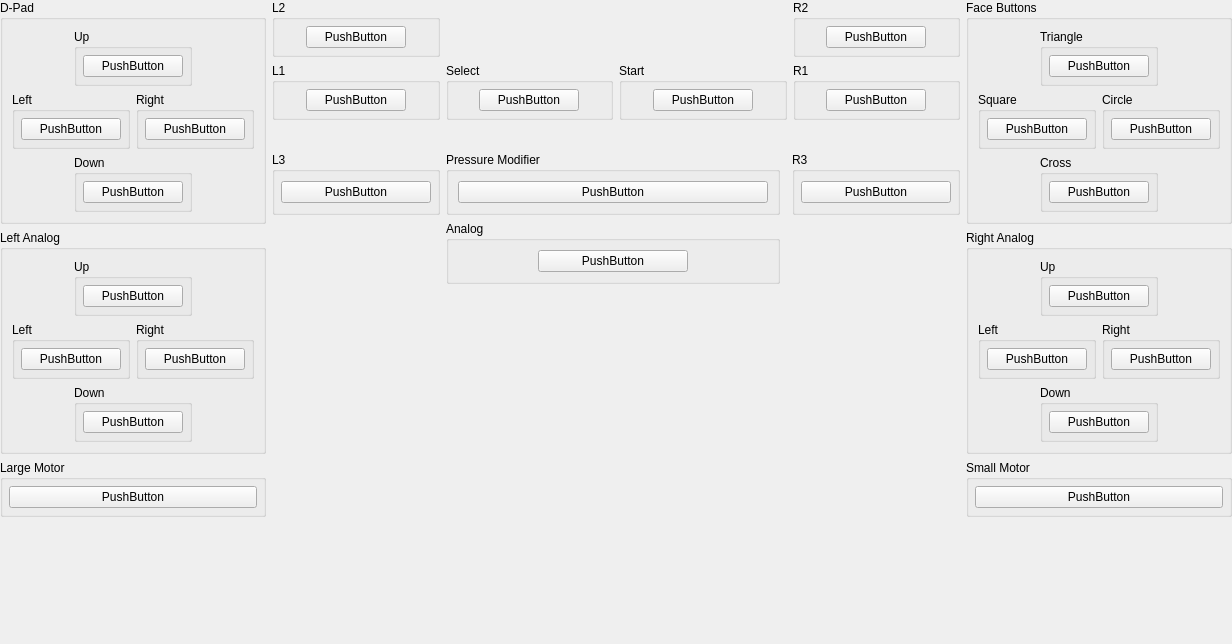
<?xml version="1.0" encoding="UTF-8"?>
<ui version="4.0">
 <class>ControllerBindingWidget_DualShock2</class>
 <widget class="QWidget" name="ControllerBindingWidget_DualShock2">
  <property name="geometry">
   <rect>
    <x>0</x>
    <y>0</y>
    <width>1232</width>
    <height>644</height>
   </rect>
  </property>
  <property name="sizePolicy">
   <sizepolicy hsizetype="MinimumExpanding" vsizetype="Preferred">
    <horstretch>0</horstretch>
    <verstretch>0</verstretch>
   </sizepolicy>
  </property>
  <property name="minimumSize">
   <size>
    <width>1100</width>
    <height>500</height>
   </size>
  </property>
  <layout class="QGridLayout" name="gridLayout_35">
   <property name="leftMargin">
    <number>0</number>
   </property>
   <property name="topMargin">
    <number>0</number>
   </property>
   <property name="rightMargin">
    <number>0</number>
   </property>
   <property name="bottomMargin">
    <number>0</number>
   </property>
   <item row="0" column="0" rowspan="3">
    <layout class="QVBoxLayout" name="verticalLayout_2">
     <item>
      <widget class="QGroupBox" name="groupBox">
       <property name="title">
        <string extracomment="Try to use Sony's official terminology for this. A good place to start would be in the console or the DualShock 2's manual. If this element was officially translated to your language by Sony in later DualShocks, you may use that term.">D-Pad</string>
       </property>
       <layout class="QGridLayout" name="gridLayout_5">
        <item row="3" column="1" colspan="2">
         <widget class="QGroupBox" name="groupBox_5">
          <property name="title">
           <string>Down</string>
          </property>
          <layout class="QGridLayout" name="gridLayout_4">
           <property name="leftMargin">
            <number>6</number>
           </property>
           <property name="topMargin">
            <number>6</number>
           </property>
           <property name="rightMargin">
            <number>6</number>
           </property>
           <property name="bottomMargin">
            <number>6</number>
           </property>
           <item row="0" column="0">
            <widget class="InputBindingWidget" name="Down">
             <property name="minimumSize">
              <size>
               <width>100</width>
               <height>0</height>
              </size>
             </property>
             <property name="maximumSize">
              <size>
               <width>100</width>
               <height>16777215</height>
              </size>
             </property>
             <property name="text">
              <string notr="true">PushButton</string>
             </property>
            </widget>
           </item>
          </layout>
         </widget>
        </item>
        <item row="2" column="0" colspan="2">
         <widget class="QGroupBox" name="groupBox_3">
          <property name="title">
           <string>Left</string>
          </property>
          <layout class="QGridLayout" name="gridLayout_2">
           <property name="leftMargin">
            <number>6</number>
           </property>
           <property name="topMargin">
            <number>6</number>
           </property>
           <property name="rightMargin">
            <number>6</number>
           </property>
           <property name="bottomMargin">
            <number>6</number>
           </property>
           <item row="0" column="0">
            <widget class="InputBindingWidget" name="Left">
             <property name="minimumSize">
              <size>
               <width>100</width>
               <height>0</height>
              </size>
             </property>
             <property name="maximumSize">
              <size>
               <width>100</width>
               <height>16777215</height>
              </size>
             </property>
             <property name="text">
              <string notr="true">PushButton</string>
             </property>
            </widget>
           </item>
          </layout>
         </widget>
        </item>
        <item row="0" column="1" colspan="2">
         <widget class="QGroupBox" name="groupBox_2">
          <property name="title">
           <string>Up</string>
          </property>
          <layout class="QGridLayout" name="gridLayout">
           <property name="leftMargin">
            <number>6</number>
           </property>
           <property name="topMargin">
            <number>6</number>
           </property>
           <property name="rightMargin">
            <number>6</number>
           </property>
           <property name="bottomMargin">
            <number>6</number>
           </property>
           <item row="0" column="0">
            <widget class="InputBindingWidget" name="Up">
             <property name="minimumSize">
              <size>
               <width>100</width>
               <height>0</height>
              </size>
             </property>
             <property name="maximumSize">
              <size>
               <width>100</width>
               <height>16777215</height>
              </size>
             </property>
             <property name="text">
              <string notr="true">PushButton</string>
             </property>
            </widget>
           </item>
          </layout>
         </widget>
        </item>
        <item row="2" column="2" colspan="2">
         <widget class="QGroupBox" name="groupBox_4">
          <property name="title">
           <string>Right</string>
          </property>
          <layout class="QGridLayout" name="gridLayout_3">
           <property name="leftMargin">
            <number>6</number>
           </property>
           <property name="topMargin">
            <number>6</number>
           </property>
           <property name="rightMargin">
            <number>6</number>
           </property>
           <property name="bottomMargin">
            <number>6</number>
           </property>
           <item row="0" column="0">
            <widget class="InputBindingWidget" name="Right">
             <property name="minimumSize">
              <size>
               <width>100</width>
               <height>0</height>
              </size>
             </property>
             <property name="maximumSize">
              <size>
               <width>100</width>
               <height>16777215</height>
              </size>
             </property>
             <property name="text">
              <string notr="true">PushButton</string>
             </property>
            </widget>
           </item>
          </layout>
         </widget>
        </item>
       </layout>
      </widget>
     </item>
     <item>
      <widget class="QGroupBox" name="groupBox_6">
       <property name="title">
        <string extracomment="Try to use Sony's official terminology for this. A good place to start would be in the console or the DualShock 2's manual. If this element was officially translated to your language by Sony in later DualShocks, you may use that term.">Left Analog</string>
       </property>
       <layout class="QGridLayout" name="gridLayout_6">
        <item row="3" column="1" colspan="2">
         <widget class="QGroupBox" name="groupBox_7">
          <property name="title">
           <string>Down</string>
          </property>
          <layout class="QGridLayout" name="gridLayout_7">
           <property name="leftMargin">
            <number>6</number>
           </property>
           <property name="topMargin">
            <number>6</number>
           </property>
           <property name="rightMargin">
            <number>6</number>
           </property>
           <property name="bottomMargin">
            <number>6</number>
           </property>
           <item row="0" column="0">
            <widget class="InputBindingWidget" name="LDown">
             <property name="minimumSize">
              <size>
               <width>100</width>
               <height>0</height>
              </size>
             </property>
             <property name="maximumSize">
              <size>
               <width>100</width>
               <height>16777215</height>
              </size>
             </property>
             <property name="text">
              <string notr="true">PushButton</string>
             </property>
            </widget>
           </item>
          </layout>
         </widget>
        </item>
        <item row="2" column="0" colspan="2">
         <widget class="QGroupBox" name="groupBox_8">
          <property name="title">
           <string>Left</string>
          </property>
          <layout class="QGridLayout" name="gridLayout_8">
           <property name="leftMargin">
            <number>6</number>
           </property>
           <property name="topMargin">
            <number>6</number>
           </property>
           <property name="rightMargin">
            <number>6</number>
           </property>
           <property name="bottomMargin">
            <number>6</number>
           </property>
           <item row="0" column="0">
            <widget class="InputBindingWidget" name="LLeft">
             <property name="minimumSize">
              <size>
               <width>100</width>
               <height>0</height>
              </size>
             </property>
             <property name="maximumSize">
              <size>
               <width>100</width>
               <height>16777215</height>
              </size>
             </property>
             <property name="text">
              <string notr="true">PushButton</string>
             </property>
            </widget>
           </item>
          </layout>
         </widget>
        </item>
        <item row="0" column="1" colspan="2">
         <widget class="QGroupBox" name="groupBox_9">
          <property name="title">
           <string>Up</string>
          </property>
          <layout class="QGridLayout" name="gridLayout_9">
           <property name="leftMargin">
            <number>6</number>
           </property>
           <property name="topMargin">
            <number>6</number>
           </property>
           <property name="rightMargin">
            <number>6</number>
           </property>
           <property name="bottomMargin">
            <number>6</number>
           </property>
           <item row="0" column="0">
            <widget class="InputBindingWidget" name="LUp">
             <property name="minimumSize">
              <size>
               <width>100</width>
               <height>0</height>
              </size>
             </property>
             <property name="maximumSize">
              <size>
               <width>100</width>
               <height>16777215</height>
              </size>
             </property>
             <property name="text">
              <string notr="true">PushButton</string>
             </property>
            </widget>
           </item>
          </layout>
         </widget>
        </item>
        <item row="2" column="2" colspan="2">
         <widget class="QGroupBox" name="groupBox_10">
          <property name="title">
           <string>Right</string>
          </property>
          <layout class="QGridLayout" name="gridLayout_10">
           <property name="leftMargin">
            <number>6</number>
           </property>
           <property name="topMargin">
            <number>6</number>
           </property>
           <property name="rightMargin">
            <number>6</number>
           </property>
           <property name="bottomMargin">
            <number>6</number>
           </property>
           <item row="0" column="0">
            <widget class="InputBindingWidget" name="LRight">
             <property name="minimumSize">
              <size>
               <width>100</width>
               <height>0</height>
              </size>
             </property>
             <property name="maximumSize">
              <size>
               <width>100</width>
               <height>16777215</height>
              </size>
             </property>
             <property name="text">
              <string notr="true">PushButton</string>
             </property>
            </widget>
           </item>
          </layout>
         </widget>
        </item>
       </layout>
      </widget>
     </item>
     <item>
      <widget class="QGroupBox" name="groupBox_29">
       <property name="title">
        <string>Large Motor</string>
       </property>
       <layout class="QGridLayout" name="gridLayout_30">
        <property name="leftMargin">
         <number>6</number>
        </property>
        <property name="topMargin">
         <number>6</number>
        </property>
        <property name="rightMargin">
         <number>6</number>
        </property>
        <property name="bottomMargin">
         <number>6</number>
        </property>
        <item row="0" column="0">
         <widget class="InputVibrationBindingWidget" name="LargeMotor">
          <property name="minimumSize">
           <size>
            <width>100</width>
            <height>0</height>
           </size>
          </property>
          <property name="maximumSize">
           <size>
            <width>16777215</width>
            <height>16777215</height>
           </size>
          </property>
          <property name="text">
           <string notr="true">PushButton</string>
          </property>
         </widget>
        </item>
       </layout>
      </widget>
     </item>
     <item>
      <spacer name="verticalSpacer_5">
       <property name="orientation">
        <enum>Qt::Orientation::Vertical</enum>
       </property>
       <property name="sizeHint" stdset="0">
        <size>
         <width>20</width>
         <height>40</height>
        </size>
       </property>
      </spacer>
     </item>
    </layout>
   </item>
   <item row="0" column="1">
    <layout class="QGridLayout" name="gridLayout_27">
     <item row="0" column="0">
      <widget class="QGroupBox" name="groupBox_21">
       <property name="title">
        <string extracomment="Leave this button name as-is.">L2</string>
       </property>
       <layout class="QGridLayout" name="gridLayout_21">
        <property name="leftMargin">
         <number>6</number>
        </property>
        <property name="topMargin">
         <number>6</number>
        </property>
        <property name="rightMargin">
         <number>6</number>
        </property>
        <property name="bottomMargin">
         <number>6</number>
        </property>
        <item row="0" column="0">
         <widget class="InputBindingWidget" name="L2">
          <property name="maximumSize">
           <size>
            <width>100</width>
            <height>16777215</height>
           </size>
          </property>
          <property name="text">
           <string notr="true">PushButton</string>
          </property>
         </widget>
        </item>
       </layout>
      </widget>
     </item>
     <item row="0" column="3">
      <widget class="QGroupBox" name="groupBox_23">
       <property name="title">
        <string extracomment="Leave this button name as-is.">R2</string>
       </property>
       <layout class="QGridLayout" name="gridLayout_23">
        <property name="leftMargin">
         <number>6</number>
        </property>
        <property name="topMargin">
         <number>6</number>
        </property>
        <property name="rightMargin">
         <number>6</number>
        </property>
        <property name="bottomMargin">
         <number>6</number>
        </property>
        <item row="0" column="0">
         <widget class="InputBindingWidget" name="R2">
          <property name="maximumSize">
           <size>
            <width>100</width>
            <height>16777215</height>
           </size>
          </property>
          <property name="text">
           <string notr="true">PushButton</string>
          </property>
         </widget>
        </item>
       </layout>
      </widget>
     </item>
     <item row="1" column="0">
      <widget class="QGroupBox" name="groupBox_22">
       <property name="title">
        <string extracomment="Leave this button name as-is.">L1</string>
       </property>
       <layout class="QGridLayout" name="gridLayout_22">
        <property name="leftMargin">
         <number>6</number>
        </property>
        <property name="topMargin">
         <number>6</number>
        </property>
        <property name="rightMargin">
         <number>6</number>
        </property>
        <property name="bottomMargin">
         <number>6</number>
        </property>
        <item row="0" column="0">
         <widget class="InputBindingWidget" name="L1">
          <property name="maximumSize">
           <size>
            <width>100</width>
            <height>16777215</height>
           </size>
          </property>
          <property name="text">
           <string notr="true">PushButton</string>
          </property>
         </widget>
        </item>
       </layout>
      </widget>
     </item>
     <item row="1" column="3">
      <widget class="QGroupBox" name="groupBox_24">
       <property name="title">
        <string extracomment="Leave this button name as-is.">R1</string>
       </property>
       <layout class="QGridLayout" name="gridLayout_24">
        <property name="leftMargin">
         <number>6</number>
        </property>
        <property name="topMargin">
         <number>6</number>
        </property>
        <property name="rightMargin">
         <number>6</number>
        </property>
        <property name="bottomMargin">
         <number>6</number>
        </property>
        <item row="0" column="0">
         <widget class="InputBindingWidget" name="R1">
          <property name="maximumSize">
           <size>
            <width>100</width>
            <height>16777215</height>
           </size>
          </property>
          <property name="text">
           <string notr="true">PushButton</string>
          </property>
         </widget>
        </item>
       </layout>
      </widget>
     </item>
     <item row="1" column="2">
      <widget class="QGroupBox" name="groupBox_26">
       <property name="title">
        <string extracomment="Leave this button name as-is or uppercase it entirely.">Start</string>
       </property>
       <layout class="QGridLayout" name="gridLayout_26">
        <property name="leftMargin">
         <number>6</number>
        </property>
        <property name="topMargin">
         <number>6</number>
        </property>
        <property name="rightMargin">
         <number>6</number>
        </property>
        <property name="bottomMargin">
         <number>6</number>
        </property>
        <item row="0" column="0">
         <widget class="InputBindingWidget" name="Start">
          <property name="maximumSize">
           <size>
            <width>100</width>
            <height>16777215</height>
           </size>
          </property>
          <property name="text">
           <string notr="true">PushButton</string>
          </property>
         </widget>
        </item>
       </layout>
      </widget>
     </item>
     <item row="1" column="1">
      <widget class="QGroupBox" name="groupBox_25">
       <property name="title">
        <string extracomment="Leave this button name as-is or uppercase it entirely.">Select</string>
       </property>
       <layout class="QGridLayout" name="gridLayout_25">
        <property name="leftMargin">
         <number>6</number>
        </property>
        <property name="topMargin">
         <number>6</number>
        </property>
        <property name="rightMargin">
         <number>6</number>
        </property>
        <property name="bottomMargin">
         <number>6</number>
        </property>
        <item row="0" column="0">
         <widget class="InputBindingWidget" name="Select">
          <property name="maximumSize">
           <size>
            <width>100</width>
            <height>16777215</height>
           </size>
          </property>
          <property name="text">
           <string notr="true">PushButton</string>
          </property>
         </widget>
        </item>
       </layout>
      </widget>
     </item>
    </layout>
   </item>
   <item row="0" column="2" rowspan="3">
    <layout class="QVBoxLayout" name="verticalLayout">
     <item>
      <widget class="QGroupBox" name="groupBox_16">
       <property name="title">
        <string extracomment="Try to use Sony's official terminology for this. A good place to start would be in the console or the DualShock 2's manual. If this element was officially translated to your language by Sony in later DualShocks, you may use that term.">Face Buttons</string>
       </property>
       <layout class="QGridLayout" name="gridLayout_16">
        <item row="3" column="1" colspan="2">
         <widget class="QGroupBox" name="groupBox_17">
          <property name="title">
           <string extracomment="Try to use Sony's official terminology for this. A good place to start would be in the console or the DualShock 2's manual. If this element was officially translated to your language by Sony in later DualShocks, you may use that term.">Cross</string>
          </property>
          <layout class="QGridLayout" name="gridLayout_17">
           <property name="leftMargin">
            <number>6</number>
           </property>
           <property name="topMargin">
            <number>6</number>
           </property>
           <property name="rightMargin">
            <number>6</number>
           </property>
           <property name="bottomMargin">
            <number>6</number>
           </property>
           <item row="0" column="0">
            <widget class="InputBindingWidget" name="Cross">
             <property name="minimumSize">
              <size>
               <width>100</width>
               <height>0</height>
              </size>
             </property>
             <property name="maximumSize">
              <size>
               <width>100</width>
               <height>16777215</height>
              </size>
             </property>
             <property name="text">
              <string notr="true">PushButton</string>
             </property>
            </widget>
           </item>
          </layout>
         </widget>
        </item>
        <item row="2" column="0" colspan="2">
         <widget class="QGroupBox" name="groupBox_18">
          <property name="title">
           <string extracomment="Try to use Sony's official terminology for this. A good place to start would be in the console or the DualShock 2's manual. If this element was officially translated to your language by Sony in later DualShocks, you may use that term.">Square</string>
          </property>
          <layout class="QGridLayout" name="gridLayout_18">
           <property name="leftMargin">
            <number>6</number>
           </property>
           <property name="topMargin">
            <number>6</number>
           </property>
           <property name="rightMargin">
            <number>6</number>
           </property>
           <property name="bottomMargin">
            <number>6</number>
           </property>
           <item row="0" column="0">
            <widget class="InputBindingWidget" name="Square">
             <property name="minimumSize">
              <size>
               <width>100</width>
               <height>0</height>
              </size>
             </property>
             <property name="maximumSize">
              <size>
               <width>100</width>
               <height>16777215</height>
              </size>
             </property>
             <property name="text">
              <string notr="true">PushButton</string>
             </property>
            </widget>
           </item>
          </layout>
         </widget>
        </item>
        <item row="0" column="1" colspan="2">
         <widget class="QGroupBox" name="groupBox_19">
          <property name="title">
           <string extracomment="Try to use Sony's official terminology for this. A good place to start would be in the console or the DualShock 2's manual. If this element was officially translated to your language by Sony in later DualShocks, you may use that term.">Triangle</string>
          </property>
          <layout class="QGridLayout" name="gridLayout_19">
           <property name="leftMargin">
            <number>6</number>
           </property>
           <property name="topMargin">
            <number>6</number>
           </property>
           <property name="rightMargin">
            <number>6</number>
           </property>
           <property name="bottomMargin">
            <number>6</number>
           </property>
           <item row="0" column="0">
            <widget class="InputBindingWidget" name="Triangle">
             <property name="minimumSize">
              <size>
               <width>100</width>
               <height>0</height>
              </size>
             </property>
             <property name="maximumSize">
              <size>
               <width>100</width>
               <height>16777215</height>
              </size>
             </property>
             <property name="text">
              <string notr="true">PushButton</string>
             </property>
            </widget>
           </item>
          </layout>
         </widget>
        </item>
        <item row="2" column="2" colspan="2">
         <widget class="QGroupBox" name="groupBox_20">
          <property name="title">
           <string extracomment="Try to use Sony's official terminology for this. A good place to start would be in the console or the DualShock 2's manual. If this element was officially translated to your language by Sony in later DualShocks, you may use that term.">Circle</string>
          </property>
          <layout class="QGridLayout" name="gridLayout_20">
           <property name="leftMargin">
            <number>6</number>
           </property>
           <property name="topMargin">
            <number>6</number>
           </property>
           <property name="rightMargin">
            <number>6</number>
           </property>
           <property name="bottomMargin">
            <number>6</number>
           </property>
           <item row="0" column="0">
            <widget class="InputBindingWidget" name="Circle">
             <property name="minimumSize">
              <size>
               <width>100</width>
               <height>0</height>
              </size>
             </property>
             <property name="maximumSize">
              <size>
               <width>100</width>
               <height>16777215</height>
              </size>
             </property>
             <property name="text">
              <string notr="true">PushButton</string>
             </property>
            </widget>
           </item>
          </layout>
         </widget>
        </item>
       </layout>
      </widget>
     </item>
     <item>
      <widget class="QGroupBox" name="groupBox_11">
       <property name="title">
        <string extracomment="Try to use Sony's official terminology for this. A good place to start would be in the console or the DualShock 2's manual. If this element was officially translated to your language by Sony in later DualShocks, you may use that term.">Right Analog</string>
       </property>
       <layout class="QGridLayout" name="gridLayout_11">
        <item row="2" column="0" colspan="2">
         <widget class="QGroupBox" name="groupBox_13">
          <property name="title">
           <string>Left</string>
          </property>
          <layout class="QGridLayout" name="gridLayout_13">
           <property name="leftMargin">
            <number>6</number>
           </property>
           <property name="topMargin">
            <number>6</number>
           </property>
           <property name="rightMargin">
            <number>6</number>
           </property>
           <property name="bottomMargin">
            <number>6</number>
           </property>
           <item row="0" column="0">
            <widget class="InputBindingWidget" name="RLeft">
             <property name="minimumSize">
              <size>
               <width>100</width>
               <height>0</height>
              </size>
             </property>
             <property name="maximumSize">
              <size>
               <width>100</width>
               <height>16777215</height>
              </size>
             </property>
             <property name="text">
              <string notr="true">PushButton</string>
             </property>
            </widget>
           </item>
          </layout>
         </widget>
        </item>
        <item row="3" column="1" colspan="2">
         <widget class="QGroupBox" name="groupBox_12">
          <property name="title">
           <string>Down</string>
          </property>
          <layout class="QGridLayout" name="gridLayout_12">
           <property name="leftMargin">
            <number>6</number>
           </property>
           <property name="topMargin">
            <number>6</number>
           </property>
           <property name="rightMargin">
            <number>6</number>
           </property>
           <property name="bottomMargin">
            <number>6</number>
           </property>
           <item row="0" column="0">
            <widget class="InputBindingWidget" name="RDown">
             <property name="minimumSize">
              <size>
               <width>100</width>
               <height>0</height>
              </size>
             </property>
             <property name="maximumSize">
              <size>
               <width>100</width>
               <height>16777215</height>
              </size>
             </property>
             <property name="text">
              <string notr="true">PushButton</string>
             </property>
            </widget>
           </item>
          </layout>
         </widget>
        </item>
        <item row="2" column="2" colspan="2">
         <widget class="QGroupBox" name="groupBox_15">
          <property name="title">
           <string>Right</string>
          </property>
          <layout class="QGridLayout" name="gridLayout_15">
           <property name="leftMargin">
            <number>6</number>
           </property>
           <property name="topMargin">
            <number>6</number>
           </property>
           <property name="rightMargin">
            <number>6</number>
           </property>
           <property name="bottomMargin">
            <number>6</number>
           </property>
           <item row="0" column="0">
            <widget class="InputBindingWidget" name="RRight">
             <property name="minimumSize">
              <size>
               <width>100</width>
               <height>0</height>
              </size>
             </property>
             <property name="maximumSize">
              <size>
               <width>100</width>
               <height>16777215</height>
              </size>
             </property>
             <property name="text">
              <string notr="true">PushButton</string>
             </property>
            </widget>
           </item>
          </layout>
         </widget>
        </item>
        <item row="0" column="1" colspan="2">
         <widget class="QGroupBox" name="groupBox_14">
          <property name="title">
           <string>Up</string>
          </property>
          <layout class="QGridLayout" name="gridLayout_14">
           <property name="leftMargin">
            <number>6</number>
           </property>
           <property name="topMargin">
            <number>6</number>
           </property>
           <property name="rightMargin">
            <number>6</number>
           </property>
           <property name="bottomMargin">
            <number>6</number>
           </property>
           <item row="0" column="0">
            <widget class="InputBindingWidget" name="RUp">
             <property name="minimumSize">
              <size>
               <width>100</width>
               <height>0</height>
              </size>
             </property>
             <property name="maximumSize">
              <size>
               <width>100</width>
               <height>16777215</height>
              </size>
             </property>
             <property name="text">
              <string notr="true">PushButton</string>
             </property>
            </widget>
           </item>
          </layout>
         </widget>
        </item>
       </layout>
      </widget>
     </item>
     <item>
      <widget class="QGroupBox" name="groupBox_32">
       <property name="title">
        <string>Small Motor</string>
       </property>
       <layout class="QGridLayout" name="gridLayout_31">
        <property name="leftMargin">
         <number>6</number>
        </property>
        <property name="topMargin">
         <number>6</number>
        </property>
        <property name="rightMargin">
         <number>6</number>
        </property>
        <property name="bottomMargin">
         <number>6</number>
        </property>
        <item row="0" column="0">
         <widget class="InputVibrationBindingWidget" name="SmallMotor">
          <property name="minimumSize">
           <size>
            <width>100</width>
            <height>0</height>
           </size>
          </property>
          <property name="maximumSize">
           <size>
            <width>16777215</width>
            <height>16777215</height>
           </size>
          </property>
          <property name="text">
           <string notr="true">PushButton</string>
          </property>
         </widget>
        </item>
       </layout>
      </widget>
     </item>
     <item>
      <spacer name="verticalSpacer_4">
       <property name="orientation">
        <enum>Qt::Orientation::Vertical</enum>
       </property>
       <property name="sizeHint" stdset="0">
        <size>
         <width>20</width>
         <height>40</height>
        </size>
       </property>
      </spacer>
     </item>
    </layout>
   </item>
   <item row="1" column="1">
    <layout class="QHBoxLayout" name="horizontalLayout_4">
     <item>
      <spacer name="horizontalSpacer">
       <property name="orientation">
        <enum>Qt::Orientation::Horizontal</enum>
       </property>
       <property name="sizeHint" stdset="0">
        <size>
         <width>40</width>
         <height>20</height>
        </size>
       </property>
      </spacer>
     </item>
     <item>
      <widget class="QLabel" name="label">
       <property name="sizePolicy">
        <sizepolicy hsizetype="Fixed" vsizetype="Fixed">
         <horstretch>0</horstretch>
         <verstretch>0</verstretch>
        </sizepolicy>
       </property>
       <property name="maximumSize">
        <size>
         <width>400</width>
         <height>266</height>
        </size>
       </property>
       <property name="text">
        <string/>
       </property>
       <property name="pixmap">
        <pixmap resource="../resources/resources.qrc">:/images/DualShock_2.svg</pixmap>
       </property>
       <property name="scaledContents">
        <bool>true</bool>
       </property>
      </widget>
     </item>
     <item>
      <spacer name="horizontalSpacer_2">
       <property name="orientation">
        <enum>Qt::Orientation::Horizontal</enum>
       </property>
       <property name="sizeHint" stdset="0">
        <size>
         <width>40</width>
         <height>20</height>
        </size>
       </property>
      </spacer>
     </item>
    </layout>
   </item>
   <item row="2" column="1">
    <layout class="QGridLayout" name="gridLayout_32">
     <item row="2" column="0" colspan="4">
      <spacer name="verticalSpacer">
       <property name="orientation">
        <enum>Qt::Orientation::Vertical</enum>
       </property>
       <property name="sizeHint" stdset="0">
        <size>
         <width>20</width>
         <height>40</height>
        </size>
       </property>
      </spacer>
     </item>
     <item row="0" column="0">
      <widget class="QGroupBox" name="groupBox_27">
       <property name="title">
        <string extracomment="Leave this button name as-is.">L3</string>
       </property>
       <layout class="QGridLayout" name="gridLayout_28">
        <property name="leftMargin">
         <number>6</number>
        </property>
        <property name="topMargin">
         <number>6</number>
        </property>
        <property name="rightMargin">
         <number>6</number>
        </property>
        <property name="bottomMargin">
         <number>6</number>
        </property>
        <item row="0" column="0">
         <widget class="InputBindingWidget" name="L3">
          <property name="minimumSize">
           <size>
            <width>150</width>
            <height>0</height>
           </size>
          </property>
          <property name="maximumSize">
           <size>
            <width>100</width>
            <height>16777215</height>
           </size>
          </property>
          <property name="text">
           <string notr="true">PushButton</string>
          </property>
         </widget>
        </item>
       </layout>
      </widget>
     </item>
     <item row="0" column="3">
      <widget class="QGroupBox" name="groupBox_28">
       <property name="title">
        <string extracomment="Leave this button name as-is.">R3</string>
       </property>
       <layout class="QGridLayout" name="gridLayout_29">
        <property name="leftMargin">
         <number>6</number>
        </property>
        <property name="topMargin">
         <number>6</number>
        </property>
        <property name="rightMargin">
         <number>6</number>
        </property>
        <property name="bottomMargin">
         <number>6</number>
        </property>
        <item row="0" column="0">
         <widget class="InputBindingWidget" name="R3">
          <property name="minimumSize">
           <size>
            <width>150</width>
            <height>0</height>
           </size>
          </property>
          <property name="maximumSize">
           <size>
            <width>100</width>
            <height>16777215</height>
           </size>
          </property>
          <property name="text">
           <string notr="true">PushButton</string>
          </property>
         </widget>
        </item>
       </layout>
      </widget>
     </item>
     <item row="0" column="1">
      <widget class="QGroupBox" name="groupBox_34">
       <property name="title">
        <string>Pressure Modifier</string>
       </property>
       <layout class="QGridLayout" name="gridLayout_34">
        <item row="0" column="0">
         <widget class="InputBindingWidget" name="Pressure">
          <property name="sizePolicy">
           <sizepolicy hsizetype="Expanding" vsizetype="Fixed">
            <horstretch>0</horstretch>
            <verstretch>0</verstretch>
           </sizepolicy>
          </property>
          <property name="minimumSize">
           <size>
            <width>100</width>
            <height>0</height>
           </size>
          </property>
          <property name="maximumSize">
           <size>
            <width>16777215</width>
            <height>16777215</height>
           </size>
          </property>
          <property name="text">
           <string notr="true">PushButton</string>
          </property>
         </widget>
        </item>
       </layout>
      </widget>
     </item>
     <item row="1" column="1">
      <widget class="QGroupBox" name="groupBox_31">
       <property name="title">
        <string>Analog</string>
       </property>
       <layout class="QGridLayout" name="gridLayout_33">
        <item row="0" column="0">
         <widget class="InputBindingWidget" name="Analog">
          <property name="maximumSize">
           <size>
            <width>150</width>
            <height>16777215</height>
           </size>
          </property>
          <property name="text">
           <string notr="true">PushButton</string>
          </property>
         </widget>
        </item>
       </layout>
      </widget>
     </item>
    </layout>
   </item>
  </layout>
 </widget>
 <customwidgets>
  <customwidget>
   <class>InputBindingWidget</class>
   <extends>QPushButton</extends>
   <header>Settings/InputBindingWidget.h</header>
  </customwidget>
  <customwidget>
   <class>InputVibrationBindingWidget</class>
   <extends>QPushButton</extends>
   <header>Settings/InputBindingWidget.h</header>
  </customwidget>
 </customwidgets>
 <tabstops>
  <tabstop>Up</tabstop>
  <tabstop>Down</tabstop>
  <tabstop>Left</tabstop>
  <tabstop>Right</tabstop>
  <tabstop>Triangle</tabstop>
  <tabstop>Cross</tabstop>
  <tabstop>Square</tabstop>
  <tabstop>Circle</tabstop>
  <tabstop>L1</tabstop>
  <tabstop>L2</tabstop>
  <tabstop>R1</tabstop>
  <tabstop>R2</tabstop>
  <tabstop>LUp</tabstop>
  <tabstop>LDown</tabstop>
  <tabstop>LLeft</tabstop>
  <tabstop>LRight</tabstop>
  <tabstop>L3</tabstop>
  <tabstop>RUp</tabstop>
  <tabstop>RDown</tabstop>
  <tabstop>RLeft</tabstop>
  <tabstop>RRight</tabstop>
  <tabstop>R3</tabstop>
  <tabstop>Select</tabstop>
  <tabstop>Start</tabstop>
  <tabstop>Analog</tabstop>
  <tabstop>LargeMotor</tabstop>
  <tabstop>SmallMotor</tabstop>
  <tabstop>Pressure</tabstop>
 </tabstops>
 <resources>
  <include location="../resources/resources.qrc"/>
 </resources>
 <connections/>
</ui>
